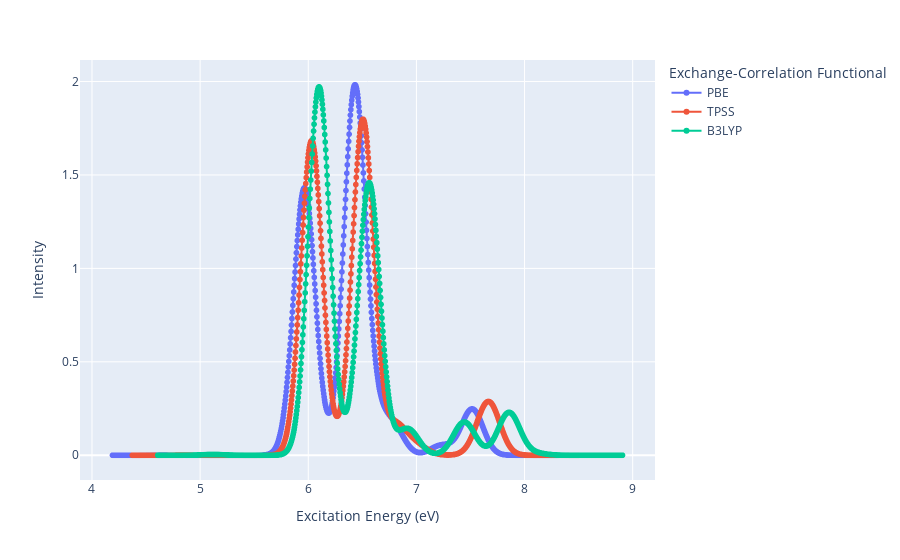

Write notebook code for a chart like this one.
### Code cell
import plotly.express as px

fig = px.line(df, x="Excitation Energy (eV)", y="Intensity", markers=True, color="Exchange-Correlation Functional")
fig.show()

### Figure 1 — Plotly figure (JSON) as saved in the notebook; plotly's stock layout.template omitted (floating-point values rounded to 4 significant figures; data arrays with more than 128 entries replaced by an {"elided": "..."} marker saying what was removed)
{"data": [{"hovertemplate": "Exchange-Correlation Functional=PBE<br>Excitation Energy (eV)=%{x}<br>Intensity=%{y}<extra></extra>", "legendgroup": "PBE", "line": {"color": "#636efa", "dash": "solid"}, "marker": {"symbol": "circle"}, "mode": "markers+lines", "name": "PBE", "showlegend": true, "type": "scattergl", "x": {"elided": "1000 float values"}, "xaxis": "x", "y": {"elided": "1000 float values"}, "yaxis": "y"}, {"hovertemplate": "Exchange-Correlation Functional=TPSS<br>Excitation Energy (eV)=%{x}<br>Intensity=%{y}<extra></extra>", "legendgroup": "TPSS", "line": {"color": "#EF553B", "dash": "solid"}, "marker": {"symbol": "circle"}, "mode": "markers+lines", "name": "TPSS", "showlegend": true, "type": "scattergl", "x": {"elided": "1000 float values"}, "xaxis": "x", "y": {"elided": "1000 float values"}, "yaxis": "y"}, {"hovertemplate": "Exchange-Correlation Functional=B3LYP<br>Excitation Energy (eV)=%{x}<br>Intensity=%{y}<extra></extra>", "legendgroup": "B3LYP", "line": {"color": "#00cc96", "dash": "solid"}, "marker": {"symbol": "circle"}, "mode": "markers+lines", "name": "B3LYP", "showlegend": true, "type": "scattergl", "x": {"elided": "1000 float values"}, "xaxis": "x", "y": {"elided": "1000 float values"}, "yaxis": "y"}], "layout": {"legend": {"title": {"text": "Exchange-Correlation Functional"}, "tracegroupgap": 0}, "margin": {"t": 60}, "xaxis": {"anchor": "y", "domain": [0, 1], "title": {"text": "Excitation Energy (eV)"}}, "yaxis": {"anchor": "x", "domain": [0, 1], "title": {"text": "Intensity"}}}}
